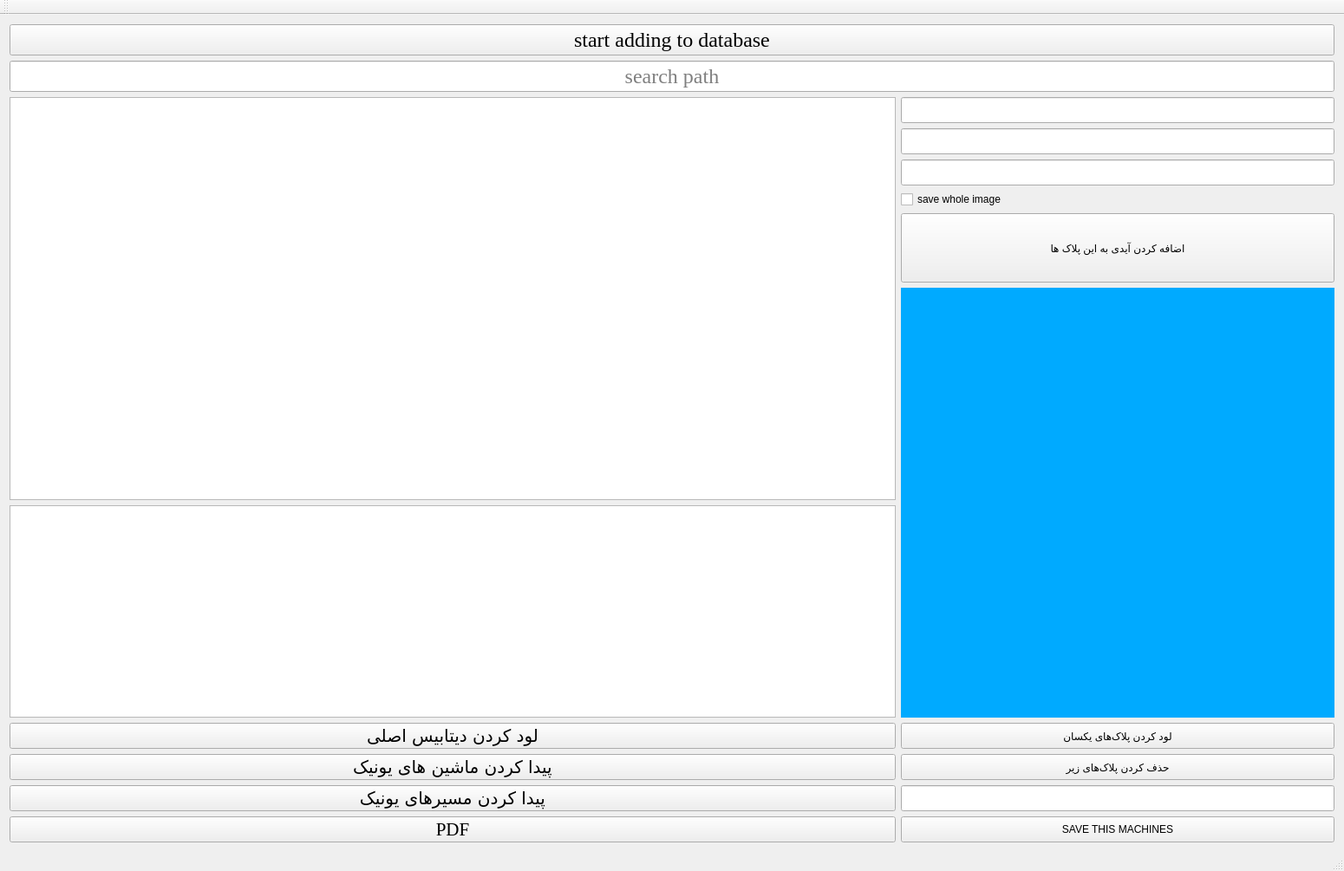
<?xml version="1.0" encoding="UTF-8"?>
<ui version="4.0">
 <class>MainWindow</class>
 <widget class="QMainWindow" name="MainWindow">
  <property name="geometry">
   <rect>
    <x>0</x>
    <y>0</y>
    <width>1550</width>
    <height>1005</height>
   </rect>
  </property>
  <property name="windowTitle">
   <string>MainWindow</string>
  </property>
  <widget class="QWidget" name="centralWidget">
   <layout class="QGridLayout" name="gridLayout">
    <item row="8" column="0">
     <widget class="QTableView" name="tableView_2">
      <property name="sizePolicy">
       <sizepolicy hsizetype="Ignored" vsizetype="Ignored">
        <horstretch>0</horstretch>
        <verstretch>0</verstretch>
       </sizepolicy>
      </property>
     </widget>
    </item>
    <item row="2" column="0" rowspan="6">
     <widget class="QTableView" name="tableView">
      <property name="sizePolicy">
       <sizepolicy hsizetype="Preferred" vsizetype="Minimum">
        <horstretch>0</horstretch>
        <verstretch>0</verstretch>
       </sizepolicy>
      </property>
      <property name="styleSheet">
       <string notr="true">font: 14pt &quot;B Nazanin&quot;;</string>
      </property>
     </widget>
    </item>
    <item row="9" column="1">
     <widget class="QPushButton" name="pushButton_repeated_plate">
      <property name="sizePolicy">
       <sizepolicy hsizetype="Minimum" vsizetype="Minimum">
        <horstretch>0</horstretch>
        <verstretch>0</verstretch>
       </sizepolicy>
      </property>
      <property name="maximumSize">
       <size>
        <width>16777215</width>
        <height>30</height>
       </size>
      </property>
      <property name="text">
       <string>لود کردن پلاک‌های یکسان</string>
      </property>
     </widget>
    </item>
    <item row="12" column="0">
     <widget class="QPushButton" name="pushButton_pdf">
      <property name="minimumSize">
       <size>
        <width>0</width>
        <height>30</height>
       </size>
      </property>
      <property name="maximumSize">
       <size>
        <width>16777215</width>
        <height>30</height>
       </size>
      </property>
      <property name="font">
       <font>
        <family>Times New Roman</family>
        <pointsize>16</pointsize>
       </font>
      </property>
      <property name="text">
       <string>PDF</string>
      </property>
     </widget>
    </item>
    <item row="4" column="1">
     <widget class="QLineEdit" name="lineEdit_objid">
      <property name="sizePolicy">
       <sizepolicy hsizetype="Ignored" vsizetype="Fixed">
        <horstretch>0</horstretch>
        <verstretch>0</verstretch>
       </sizepolicy>
      </property>
      <property name="minimumSize">
       <size>
        <width>0</width>
        <height>30</height>
       </size>
      </property>
      <property name="alignment">
       <set>Qt::AlignCenter</set>
      </property>
     </widget>
    </item>
    <item row="7" column="1" rowspan="2">
     <widget class="QLabel" name="label">
      <property name="minimumSize">
       <size>
        <width>500</width>
        <height>0</height>
       </size>
      </property>
      <property name="maximumSize">
       <size>
        <width>500</width>
        <height>598</height>
       </size>
      </property>
      <property name="styleSheet">
       <string notr="true">background-color: rgb(0, 170, 255);</string>
      </property>
      <property name="text">
       <string/>
      </property>
     </widget>
    </item>
    <item row="2" column="1">
     <widget class="QLineEdit" name="lineEdit_tip">
      <property name="sizePolicy">
       <sizepolicy hsizetype="Ignored" vsizetype="Maximum">
        <horstretch>0</horstretch>
        <verstretch>0</verstretch>
       </sizepolicy>
      </property>
      <property name="minimumSize">
       <size>
        <width>0</width>
        <height>30</height>
       </size>
      </property>
      <property name="font">
       <font>
        <pointsize>10</pointsize>
       </font>
      </property>
      <property name="alignment">
       <set>Qt::AlignCenter</set>
      </property>
     </widget>
    </item>
    <item row="3" column="1">
     <widget class="QLineEdit" name="lineEdit_system">
      <property name="sizePolicy">
       <sizepolicy hsizetype="Ignored" vsizetype="Fixed">
        <horstretch>0</horstretch>
        <verstretch>0</verstretch>
       </sizepolicy>
      </property>
      <property name="minimumSize">
       <size>
        <width>0</width>
        <height>30</height>
       </size>
      </property>
      <property name="font">
       <font>
        <pointsize>10</pointsize>
       </font>
      </property>
      <property name="alignment">
       <set>Qt::AlignCenter</set>
      </property>
     </widget>
    </item>
    <item row="6" column="1">
     <widget class="QPushButton" name="pushButton_add_id">
      <property name="minimumSize">
       <size>
        <width>0</width>
        <height>80</height>
       </size>
      </property>
      <property name="text">
       <string>اضافه کردن آیدی به این پلاک ها</string>
      </property>
     </widget>
    </item>
    <item row="11" column="1">
     <widget class="QLineEdit" name="lineEdit_2">
      <property name="sizePolicy">
       <sizepolicy hsizetype="Minimum" vsizetype="Minimum">
        <horstretch>0</horstretch>
        <verstretch>0</verstretch>
       </sizepolicy>
      </property>
      <property name="maximumSize">
       <size>
        <width>16777215</width>
        <height>30</height>
       </size>
      </property>
     </widget>
    </item>
    <item row="0" column="0" colspan="2">
     <widget class="QPushButton" name="button_adding_to_database">
      <property name="minimumSize">
       <size>
        <width>0</width>
        <height>30</height>
       </size>
      </property>
      <property name="font">
       <font>
        <family>Times New Roman</family>
        <pointsize>18</pointsize>
       </font>
      </property>
      <property name="text">
       <string>start adding to database</string>
      </property>
     </widget>
    </item>
    <item row="9" column="0">
     <widget class="QPushButton" name="pushButton_main_load">
      <property name="minimumSize">
       <size>
        <width>0</width>
        <height>30</height>
       </size>
      </property>
      <property name="maximumSize">
       <size>
        <width>16777215</width>
        <height>30</height>
       </size>
      </property>
      <property name="font">
       <font>
        <family>B Nazanin</family>
        <pointsize>15</pointsize>
       </font>
      </property>
      <property name="styleSheet">
       <string notr="true"/>
      </property>
      <property name="text">
       <string>لود کردن دیتابیس اصلی</string>
      </property>
     </widget>
    </item>
    <item row="1" column="0" colspan="2">
     <widget class="QLineEdit" name="lineEdit">
      <property name="minimumSize">
       <size>
        <width>0</width>
        <height>30</height>
       </size>
      </property>
      <property name="font">
       <font>
        <family>Times New Roman</family>
        <pointsize>18</pointsize>
       </font>
      </property>
      <property name="text">
       <string/>
      </property>
      <property name="alignment">
       <set>Qt::AlignCenter</set>
      </property>
      <property name="placeholderText">
       <string>search path</string>
      </property>
     </widget>
    </item>
    <item row="11" column="0">
     <widget class="QPushButton" name="pushButton_unique_path">
      <property name="minimumSize">
       <size>
        <width>0</width>
        <height>30</height>
       </size>
      </property>
      <property name="maximumSize">
       <size>
        <width>16777215</width>
        <height>30</height>
       </size>
      </property>
      <property name="font">
       <font>
        <family>B Nazanin</family>
        <pointsize>15</pointsize>
       </font>
      </property>
      <property name="text">
       <string>پیدا کردن مسیرهای یونیک</string>
      </property>
     </widget>
    </item>
    <item row="10" column="1">
     <widget class="QPushButton" name="pushButton_delete">
      <property name="sizePolicy">
       <sizepolicy hsizetype="Minimum" vsizetype="Minimum">
        <horstretch>0</horstretch>
        <verstretch>0</verstretch>
       </sizepolicy>
      </property>
      <property name="maximumSize">
       <size>
        <width>16777215</width>
        <height>30</height>
       </size>
      </property>
      <property name="text">
       <string>حذف کردن پلاک‌های زیر</string>
      </property>
     </widget>
    </item>
    <item row="12" column="1">
     <widget class="QPushButton" name="pushButton">
      <property name="minimumSize">
       <size>
        <width>0</width>
        <height>30</height>
       </size>
      </property>
      <property name="maximumSize">
       <size>
        <width>16777215</width>
        <height>30</height>
       </size>
      </property>
      <property name="text">
       <string>SAVE THIS MACHINES</string>
      </property>
     </widget>
    </item>
    <item row="10" column="0">
     <widget class="QPushButton" name="pushButton_unique_type">
      <property name="minimumSize">
       <size>
        <width>0</width>
        <height>30</height>
       </size>
      </property>
      <property name="maximumSize">
       <size>
        <width>16777215</width>
        <height>30</height>
       </size>
      </property>
      <property name="font">
       <font>
        <family>B Nazanin</family>
        <pointsize>15</pointsize>
       </font>
      </property>
      <property name="text">
       <string>پیدا کردن ماشین های یونیک</string>
      </property>
     </widget>
    </item>
    <item row="5" column="1">
     <widget class="QCheckBox" name="checkBox_per_to_save">
      <property name="text">
       <string>save whole image</string>
      </property>
     </widget>
    </item>
   </layout>
  </widget>
  <widget class="QMenuBar" name="menuBar">
   <property name="geometry">
    <rect>
     <x>0</x>
     <y>0</y>
     <width>1550</width>
     <height>21</height>
    </rect>
   </property>
  </widget>
  <widget class="QToolBar" name="mainToolBar">
   <attribute name="toolBarArea">
    <enum>TopToolBarArea</enum>
   </attribute>
   <attribute name="toolBarBreak">
    <bool>false</bool>
   </attribute>
  </widget>
  <widget class="QStatusBar" name="statusBar"/>
 </widget>
 <layoutdefault spacing="6" margin="11"/>
 <resources/>
 <connections/>
</ui>
